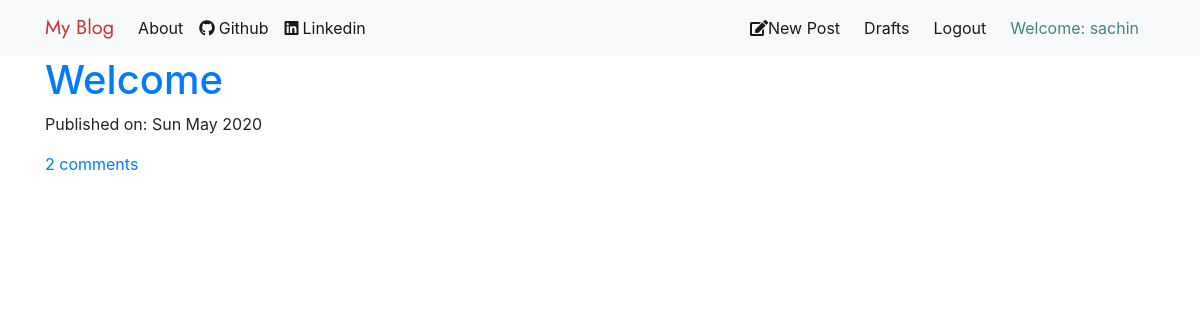
The app's page / (signed in) with its own data.
### blog/models.py (models this page shows, shortened)
class Post(models.Model):
    author = models.ForeignKey(User,on_delete=models.CASCADE)
    title = models.CharField(max_length=200)
    text = models.TextField()
    created_date = models.DateTimeField(default=timezone.now)
    published_date = models.DateTimeField(blank=True,null=True)
    def approved_comments(self):
        return self.comments.filter(approved_comment=True)

### blog/views.py (the view)
# urls.py: path('',views.PostListView.as_view(),name='post_list'),
class PostListView(ListView):
    model = Post
    def get_queryset(self):
        return Post.objects.filter(published_date__lte=timezone.now()).order_by('-published_date')

### blog/templates/blog/post_list.html
{% extends "blog/base.html" %}
{% block content %}
<div class="">
  {% for post in post_list %}
  <div class="">
    <h1><a href="{% url 'post_detail' pk=post.pk %}">{{ post.title }}</a></h1>
    <div class="">
      <p>Published on: {{ post.published_date|date:"D M Y"}}</p>
    </div>
    <a href="{% url 'post_detail' pk=post.pk %}">{{ post.approved_comments.count}} comments</a>
  </div>
  {% endfor %}
</div>
{% endblock %}

### blog/templates/blog/base.html (shortened to what this page needs)
<!DOCTYPE html>
{% load staticfiles %}
<html lang="en" dir="ltr">
  <head>
    <link rel="stylesheet" href="https://stackpath.bootstrapcdn.com/bootstrap/4.4.1/css/bootstrap.min.css">
    <link rel="stylesheet" href="{% static 'css/blog.css' %}">
    <link rel="stylesheet" href="https://pro.fontawesome.com/releases/v5.10.0/css/all.css"/>
  </head>
  <body>
      <nav class="navbar navbar-expand-lg navbar-light bg-light">
        <div class="container">
        <a class="navbar-brand brand" href="{% url 'post_list' %}">My Blog</a>
        <div class="collapse navbar-collapse" id="navbarSupportedContent">
          <ul class="navbar-nav mr-auto">
            <li class="nav-item active">
              <a class="nav-link" href="{% url 'about'%}">About</a>
            </li>
            <li class="nav-item active">
              <a class="nav-link" href="https://www.github.com"><i class="fab fa-github mr-1"></i>Github</a>
            </li>
            <li class="nav-item active">
              <a class="nav-link" href="https://www.linkedin.com"><i class="fab fa-linkedin mr-1"></i>Linkedin</a>
            </li>
          </ul>
          <ul class="navbar-nav justify-content-end">
            {% if user.is_authenticated %}
              <li class="mr-sm-2 active">
                <a class="nav-link" href="{% url 'post_create' %}"><i class="fas fa-edit"></i>New Post</a>
              </li>
              <li class="mr-sm-2 active">
                <a class="nav-link" href="{% url 'draft_list' %}">Drafts</a>
              </li>
              <li class="mr-sm-2 active">
                <a class="nav-link logout" href="{% url 'logout' %}">Logout</a>
              </li>
              <li class="mr-sm-2 nav-link active welcome">Welcome: {{ user.username }}</li>
            {% else %}
              <li class="mr-sm-2">
                <a class="nav-link login" href="{% url 'login'%}"><i class="fas fa-user mr-1"></i>Login</a>
              </li>
            {% endif %}
          </ul>
        </div>
        </div>
      </nav>
      <div class="container">
        {% block content %}
        {% endblock %}
      </div>
  </body>
</html>

### blog/static/css/blog.css (style rules this page uses)
.brand { font-family: 'Jost'; }
.navbar-light .navbar-nav .nav-link { color: #468284; }
.navbar-light .navbar-brand { color: #CA3433; }
.navbar-light .navbar-nav .active .welcome>.nav-link, .navbar-light .navbar-nav .nav-link.active, .navbar-light .navbar-nav .nav-link.show, .navbar-light .navbar-nav .show>.nav-link { color: #468284; }

### records on screen
Post: title "Welcome", published_date "Sun May 2020", approved_comments.count "2"

### other values on screen
{{ user.username }} "sachin"
